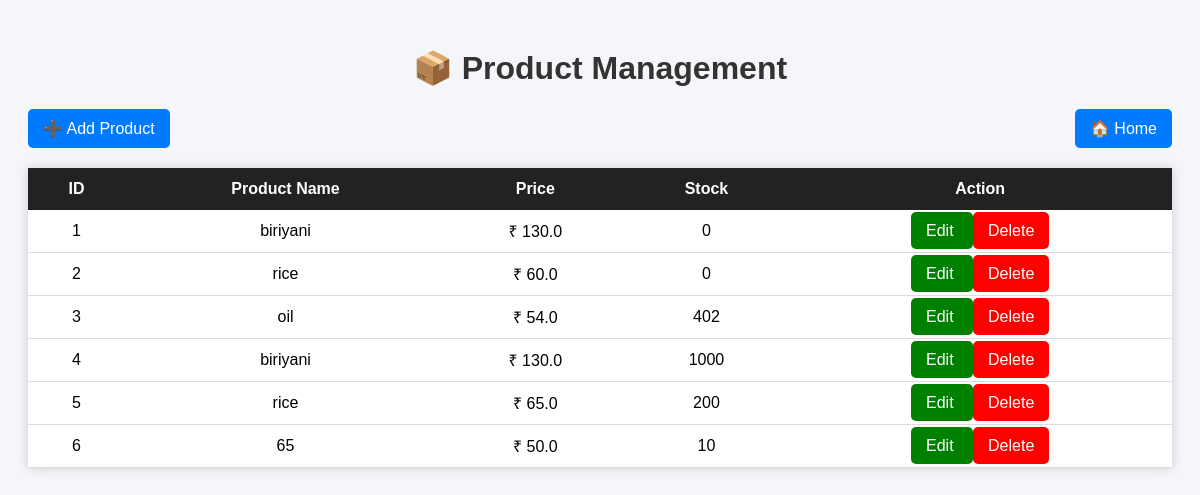
Page /products on the committed database.
### app.py (models this page shows)
class Product(db.Model):
    id = db.Column(db.Integer, primary_key=True)
    product_name = db.Column(db.String(100), nullable=False)
    price = db.Column(db.Float, nullable=False)
    stock = db.Column(db.Integer, nullable=False)

### app.py (the view)
@app.route("/products")
def products():
    all_products = Product.query.all()
    return render_template("products.html", products=all_products)

### templates/products.html (shortened to what this page needs)
<!DOCTYPE html>
<html>
<head>
</head>
<body>
<h1>📦 Product Management</h1>
<div class="top-bar">
    <a href="/add_product">
        ➕ Add Product
    </a>
    <a href="/">
        🏠 Home
    </a>
</div>
<table>
<tr>
    <th>ID</th>
    <th>Product Name</th>
    <th>Price</th>
    <th>Stock</th>
    <th>Action</th>
</tr>
{% for product in products %}
<tr>
    <td>{{ product.id }}</td>
    <td>{{ product.product_name }}</td>
    <td>₹ {{ product.price }}</td>
    <td>{{ product.stock }}</td>
    <td>
        <a class="edit" href="/edit_product/{{ product.id }}">
            Edit
        </a>
        <a class="delete"
           href="/delete_product/{{ product.id }}"
           onclick="return confirm('Delete this product?')">
            Delete
        </a>
    </td>
</tr>
{% endfor %}
</table>
</body>
</html>

### templates/products.html (style rules this page uses)
body { font-family: Arial, sans-serif; background: #f4f6f9; padding: 20px; }
h1 { text-align: center; color: #333; }
.top-bar { display: flex; justify-content: space-between; margin-bottom: 20px; }
a, button { text-decoration: none; background: #007bff; color: white; padding: 10px 15px; border-radius: 5px; border: none; cursor: pointer; }
table { width: 100%; background: white; border-collapse: collapse; box-shadow: 0 0 10px #ccc; }
th { background: #222; color: white; padding: 12px; }
td { padding: 10px; text-align: center; border-bottom: 1px solid #ddd; }
.delete { background: red; }
.edit { background: green; }

### rows in the picture
Product: id "1", product_name "biriyani", price "130.0", stock "0"
Product: id "2", product_name "rice", price "60.0", stock "0"
Product: id "3", product_name "oil", price "54.0", stock "402"
Product: id "4", product_name "biriyani", price "130.0", stock "1000"
Product: id "5", product_name "rice", price "65.0", stock "200"
Product: id "6", product_name "65", price "50.0", stock "10"
